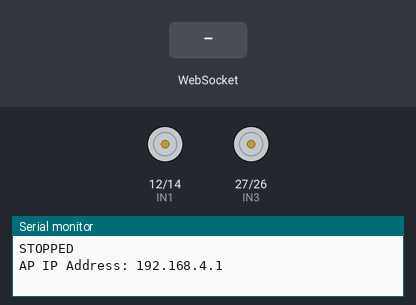
This sketch was run on a simulated ESP32. On the bench: motor-driver pin pairs drawn as motors (green arrow = first pin HIGH = forward, orange = second pin HIGH = backward, longer = more drive, scaled by the enable pin), the last lines printed to the serial monitor. The inputs (shaded band) are chosen by the test bench.

Above: at 1.2 s.
1.3 s: WebSocket text "forward" received
At 2.5 s:
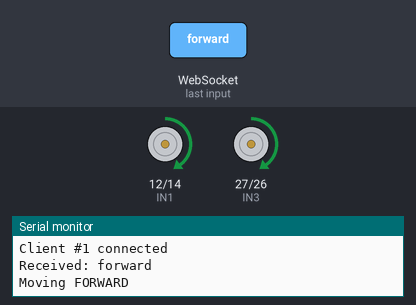
2.8 s: WebSocket text "left" received
At 3.7 s:
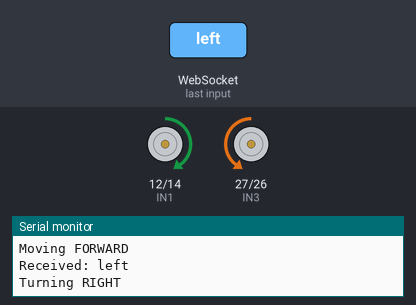
4.3 s: WebSocket text "right" received
At 4.8 s:
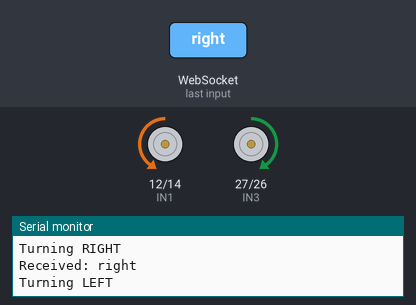
5.8 s: WebSocket text "backward" received
At 7.1 s:
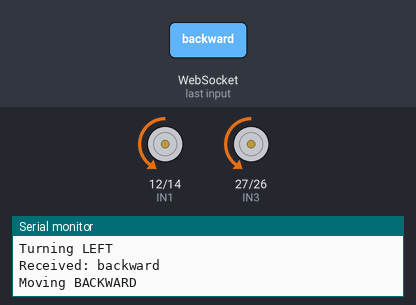
Timing chart, 0 to 8.3 s (numbered marks = the images above; inputs shaded):
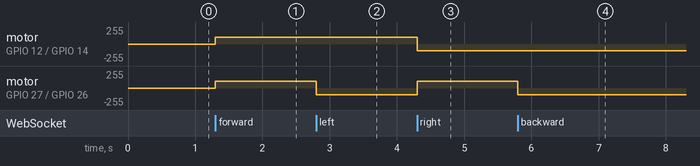

Measured:
- after the input at 1.3 s, motor on GPIO 12 (IN1) / GPIO 14 (IN2), motor on GPIO 27 (IN3) / GPIO 26 (IN4): stopped → forward 100/255 at once
- after the input at 2.8 s, motor on GPIO 27 (IN3) / GPIO 26 (IN4): forward 100/255 → backward 100/255 at once
- after the input at 4.3 s, motor on GPIO 12 (IN1) / GPIO 14 (IN2): forward 100/255 → backward 100/255 at once; motor on GPIO 27 (IN3) / GPIO 26 (IN4): backward 100/255 → forward 100/255 at once
- after the input at 5.8 s, motor on GPIO 27 (IN3) / GPIO 26 (IN4): forward 100/255 → backward 100/255 at once

The sketch:

rc_car_gesture.ino
```cpp
#include <WiFi.h>
#include <AsyncTCP.h>
#include <ESPAsyncWebServer.h>

// WiFi Credentials (ESP32 creates its own network)
const char* ssid = "GestureCar";  // Hotspot name
const char* password = "12345678"; // Password (8+ chars)

// Motor Control Pins (L298N driver)
#define ENA 13  // PWM for Motor A speed
#define IN1 12  // Motor A direction 1
#define IN2 14  // Motor A direction 2
#define IN3 27  // Motor B direction 1
#define IN4 26  // Motor B direction 2
#define ENB 25  // PWM for Motor B speed
int speedy = 100;

// WebSocket Server
AsyncWebServer server(80);
AsyncWebSocket ws("/ws");  // WebSocket endpoint

// ================================================
// SETUP: Runs once at startup
// ================================================
void setup() {
  Serial.begin(115200);

  // 1. Configure Motor Pins as Outputs
  pinMode(ENA, OUTPUT);
  pinMode(IN1, OUTPUT);
  pinMode(IN2, OUTPUT);
  pinMode(IN3, OUTPUT);
  pinMode(IN4, OUTPUT);
  pinMode(ENB, OUTPUT);
  stopMotors(); // Initialize motors as stopped

  // 2. Create WiFi Access Point
  WiFi.softAP(ssid, password);
  Serial.print("AP IP Address: ");
  Serial.println(WiFi.softAPIP());

  // 3. Configure WebSocket Server
  ws.onEvent(onWebSocketEvent); // Attach event handler
  server.addHandler(&ws);       // Register WebSocket

  // 4. Start Web Server
  server.begin();
}

// ================================================
// MAIN LOOP: Runs repeatedly
// ================================================
void loop() {
  ws.cleanupClients(); // Remove disconnected clients
}

// ================================================
// WEBSOCKET EVENT HANDLER
// ================================================
void onWebSocketEvent(AsyncWebSocket *server,
                     AsyncWebSocketClient *client,
                     AwsEventType type,
                     void *arg,
                     uint8_t *data,
                     size_t len) {

  switch (type) {
    case WS_EVT_CONNECT:
      Serial.printf("Client #%u connected\n", client->id());
      break;

    case WS_EVT_DISCONNECT:
      Serial.printf("Client #%u disconnected\n", client->id());
      break;

    case WS_EVT_DATA:
      handleWebSocketMessage(arg, data, len);
      break;

    case WS_EVT_PONG:
    case WS_EVT_ERROR:
      break;
  }
}

// ================================================
// PROCESS INCOMING WEBSOCKET MESSAGES
// ================================================
void handleWebSocketMessage(void *arg, uint8_t *data, size_t len) {
  AwsFrameInfo *info = (AwsFrameInfo*)arg;

  // Only process complete text messages
  if (info->final && info->index == 0 && info->len == len && info->opcode == WS_TEXT) {
    data[len] = 0; // Null-terminate the data
    String command = String((char*)data);
    Serial.print("Received: ");
    Serial.println(command);

    // Execute command
    if (command == "forward") moveForward();
    else if (command == "stop") stopMotors();
    else if (command == "left") turnLeft();
    else if (command == "right") turnRight();
    else if (command == "backward") moveBackward();
  }
}

// ================================================
// MOTOR CONTROL FUNCTIONS
// ================================================
void moveForward() {
  digitalWrite(IN1, HIGH);
  digitalWrite(IN2, LOW);
  digitalWrite(IN3, HIGH);
  digitalWrite(IN4, LOW);
  analogWrite(ENA, speedy); // 200/255 speed
  analogWrite(ENB, speedy);
  Serial.println("Moving FORWARD");
}

void moveBackward() {
  digitalWrite(IN1, LOW);
  digitalWrite(IN2, HIGH);
  digitalWrite(IN3, LOW);
  digitalWrite(IN4, HIGH);
  analogWrite(ENA, speedy);
  analogWrite(ENB, speedy);
  Serial.println("Moving BACKWARD");
}

void turnRight() {
  digitalWrite(IN1, LOW);
  digitalWrite(IN2, HIGH);
  digitalWrite(IN3, HIGH);
  digitalWrite(IN4, LOW);
  analogWrite(ENA, speedy);
  analogWrite(ENB, speedy);
  Serial.println("Turning LEFT");
}

void turnLeft() {
  digitalWrite(IN1, HIGH);
  digitalWrite(IN2, LOW);
  digitalWrite(IN3, LOW);
  digitalWrite(IN4, HIGH);
  analogWrite(ENA, speedy);
  analogWrite(ENB, speedy);
  Serial.println("Turning RIGHT");
}

void stopMotors() {
  digitalWrite(IN1, LOW);
  digitalWrite(IN2, LOW);
  digitalWrite(IN3, LOW);
  digitalWrite(IN4, LOW);
  analogWrite(ENA, 0);
  analogWrite(ENB, 0);
  Serial.println("STOPPED");
}
```
